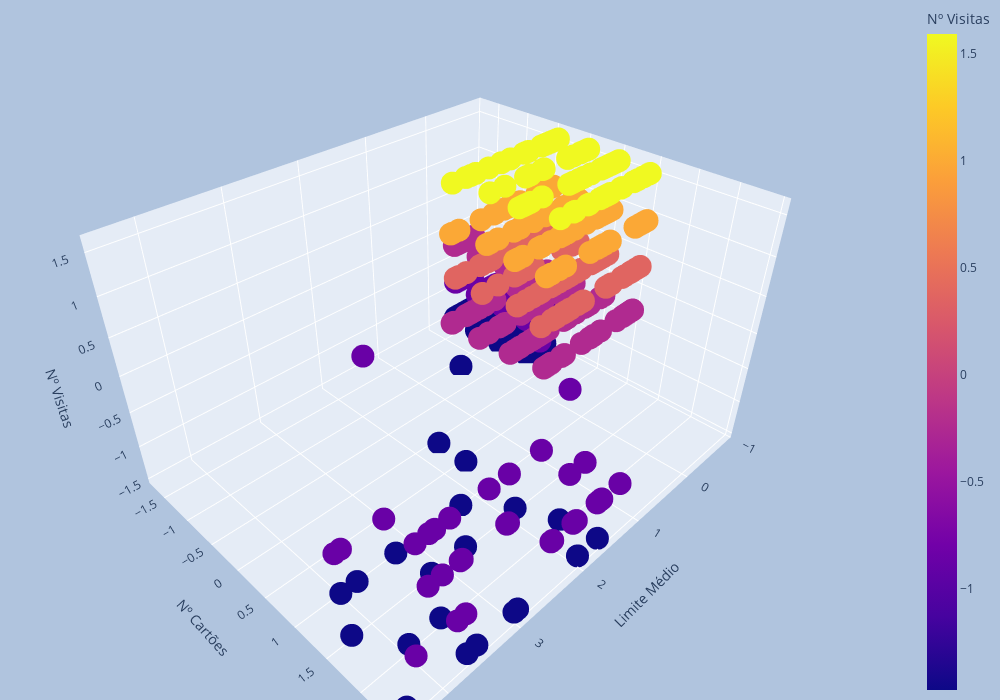

Source (notebook cell):
### Code cell
import matplotlib.pyplot as plt
import plotly.express as px #biblioteca para realizar gráficos 3D e interativos
fig = px.scatter_3d(cartao_credito_padronizado_df, x='Avg_Credit_Limit', y='Total_Credit_Cards', z='Total_visits_bank', color='Total_visits_bank',  width=1000, height=700, labels={
                     "Avg_Credit_Limit": "Limite Médio",
                     "Total_Credit_Cards": "Nº Cartões",
                     "Total_visits_bank": "Nº Visitas"
                 })

fig.update_layout(
    margin=dict(l=0, r=0, t=0, b=0),
    paper_bgcolor="LightSteelBlue",
)

fig.show()

### Figure 1 — Plotly figure (JSON) as saved in the notebook; plotly's stock layout.template omitted (floating-point values rounded to 4 significant figures; data arrays with more than 128 entries replaced by an {"elided": "..."} marker saying what was removed)
{"data": [{"hovertemplate": "Limite Médio=%{x}<br>Nº Cartões=%{y}<br>Nº Visitas=%{marker.color}<extra></extra>", "legendgroup": "", "marker": {"color": {"elided": "660 float values"}, "coloraxis": "coloraxis", "symbol": "circle"}, "mode": "markers", "name": "", "scene": "scene", "showlegend": false, "type": "scatter3d", "x": {"elided": "660 float values"}, "y": {"elided": "660 float values"}, "z": {"elided": "660 float values"}}], "layout": {"coloraxis": {"colorbar": {"title": {"text": "Nº Visitas"}}, "colorscale": [[0, "#0d0887"], [0.1111, "#46039f"], [0.2222, "#7201a8"], [0.3333, "#9c179e"], [0.4444, "#bd3786"], [0.5556, "#d8576b"], [0.6667, "#ed7953"], [0.7778, "#fb9f3a"], [0.8889, "#fdca26"], [1, "#f0f921"]]}, "height": 700, "legend": {"tracegroupgap": 0}, "margin": {"b": 0, "l": 0, "r": 0, "t": 0}, "paper_bgcolor": "LightSteelBlue", "scene": {"domain": {"x": [0, 1], "y": [0, 1]}, "xaxis": {"title": {"text": "Limite Médio"}}, "yaxis": {"title": {"text": "Nº Cartões"}}, "zaxis": {"title": {"text": "Nº Visitas"}}}, "width": 1000}}
